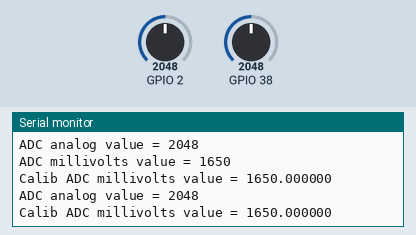
This sketch was run on a simulated ESP32. On the bench: the last lines printed to the serial monitor. Inputs (shaded band) come from the test bench; at power-on: GPIO 2 = 2048, GPIO 38 = 2048 (analog values on the 0–4095 scale).

Above: at 1.2 s.
1.3 s: GPIO 2 set to 2866
At 2.5 s:
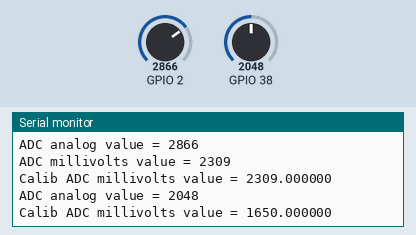
2.8 s: GPIO 38 set to 1228
At 3.6 s:
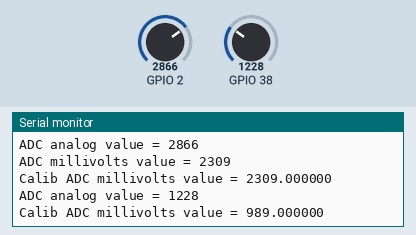
4.3 s: GPIO 2 set to 3603
At 5.6 s:
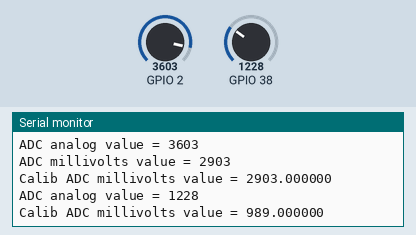
5.8 s: GPIO 38 set to 491
At 6.8 s:
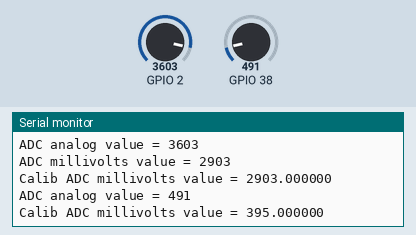
Timing chart, 0 to 8.3 s (numbered marks = the images above; inputs shaded):
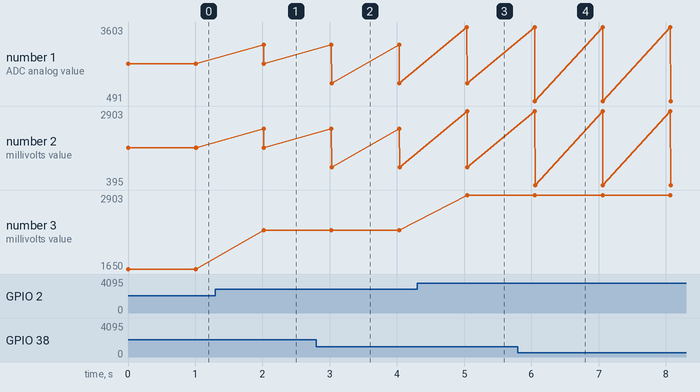

The sketch:

AnalogRead.ino
```cpp
#include "esp_adc_cal.h"
#include <driver/adc.h>

uint32_t readADC_Cal(int ADC_Raw)
{
  esp_adc_cal_characteristics_t adc_chars;

  esp_adc_cal_characterize(ADC_UNIT_1, ADC_ATTEN_DB_11, ADC_WIDTH_BIT_12, 1100, &adc_chars);
  return(esp_adc_cal_raw_to_voltage(ADC_Raw, &adc_chars));
}

void setup() {
  // initialize serial communication at 115200 bits per second:
  Serial.begin(115200);

  adc1_config_width(ADC_WIDTH_BIT_12);
  adc1_config_channel_atten(ADC1_CHANNEL_2,ADC_ATTEN_DB_11);
  //set the resolution to 12 bits (0-4096)
  analogReadResolution(12);
}

void loop() {
  // read the analog / millivolts value for pin 2:
  int analogValue = analogRead(2);
  int analogVolts = analogReadMilliVolts(2);
  float Voltage = readADC_Cal(analogValue);

  int analogData2 = adc1_get_raw((adc1_channel_t)2);
  float Voltage2 = readADC_Cal(analogData2);
  // print out the values you read:
  Serial.printf("ADC analog value = %d\n",analogValue);
  Serial.printf("ADC millivolts value = %d\n",analogVolts);
  Serial.printf("Calib ADC millivolts value = %f\n",Voltage);

  Serial.printf("ADC analog value = %d\n",analogData2);
  Serial.printf("Calib ADC millivolts value = %f\n",Voltage2);
  delay(1000);  // delay in between reads for clear read from serial
}
```

Measured:
- after the input at 1.3 s, the serial monitor: prints a new line after 0.72 s (image 1)
- after the input at 2.8 s, the serial monitor: prints a new line after 0.23 s (image 2)
- after the input at 4.3 s, the serial monitor: prints a new line after 0.74 s (image 3)
- after the input at 5.8 s, the serial monitor: prints a new line after 0.25 s (image 4)
- plotted number 1: 2048 → 1228 after the input at 2.8 s, 1228 → 491 after the input at 5.8 s
- plotted number 2: 1650 → 989 after the input at 2.8 s, 989 → 395 after the input at 5.8 s
- plotted number 3: 1650 → 2309 after the input at 1.3 s, 2309 → 2903 after the input at 4.3 s
